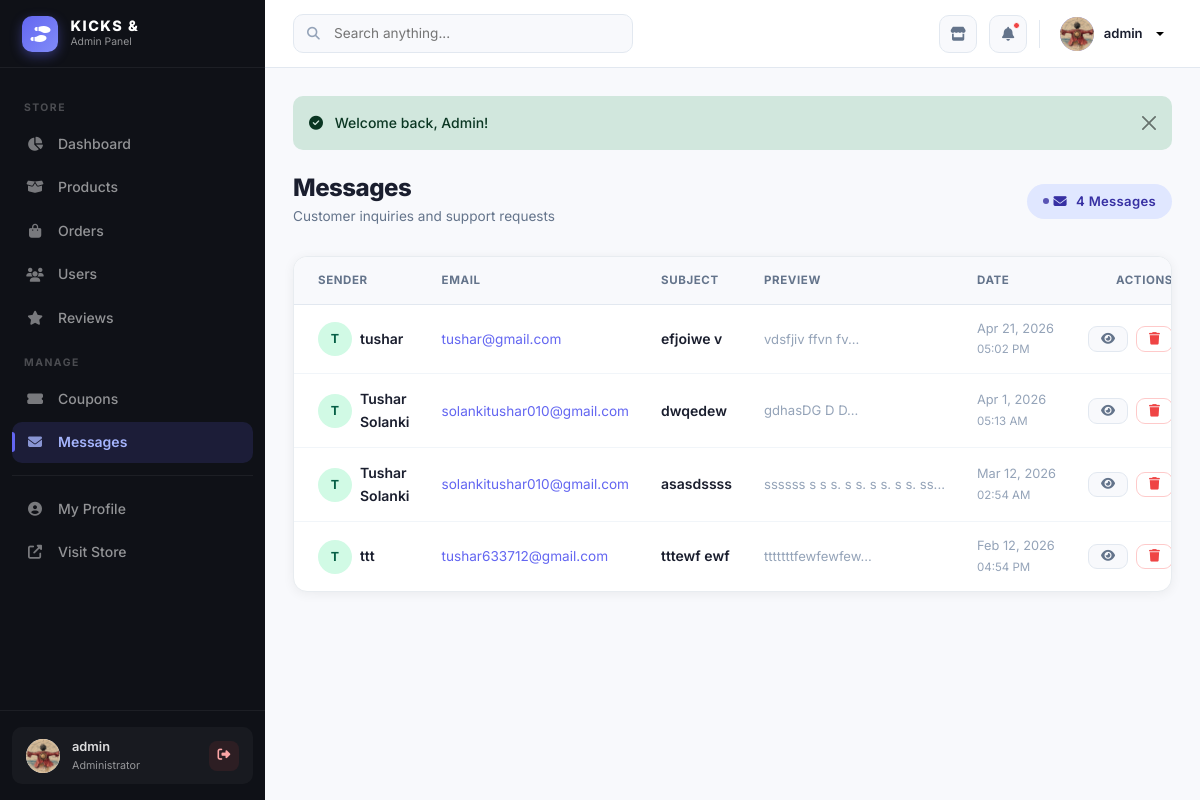
Page /admin/messages.php (signed in) on the committed database.
### tables this page shows
CREATE TABLE `contact_messages` (
  `id` int(11) NOT NULL AUTO_INCREMENT,
  `name` varchar(100) NOT NULL,
  `email` varchar(255) NOT NULL,
  `subject` varchar(255) DEFAULT NULL,
  `message` text NOT NULL,
  `is_read` tinyint(1) DEFAULT 0,
  `created_at` timestamp NOT NULL DEFAULT current_timestamp(),
  PRIMARY KEY (`id`),
  KEY `idx_read` (`is_read`)
);

### includes/db.php (called while the page is built, shortened)
<?php
class Database {
    private $pdo;
    private $stmt;
    public function __construct() {
        try {
            $dsn = "mysql:host=" . DB_HOST . ";dbname=" . DB_NAME . ";charset=utf8mb4";
            $options = [
                PDO::ATTR_ERRMODE => PDO::ERRMODE_EXCEPTION,
                PDO::ATTR_DEFAULT_FETCH_MODE => PDO::FETCH_ASSOC,
                PDO::ATTR_EMULATE_PREPARES => false,
            ];
            $this->pdo = new PDO($dsn, DB_USER, DB_PASS, $options);
        } catch (PDOException $e) {
            if (ENVIRONMENT === 'development') {
                die("Database connection failed: " . $e->getMessage());
            } else {
                die("Database connection failed. Please try again later.");
            }
        }
    }
    public function query($sql, $params = []) {
        try {
            $this->stmt = $this->pdo->prepare($sql);
            $this->stmt->execute($params);
            return $this->stmt;
        } catch (PDOException $e) {
            if (ENVIRONMENT === 'development') {
                throw new Exception("Query failed: " . $e->getMessage());
            } else {
                throw new Exception("Database operation failed.");
            }
        }
    }
    public function fetchAll($sql, $params = []) {
        $this->query($sql, $params);
        return $this->stmt->fetchAll();
    }
}

### admin/messages.php (the view, shortened to what this page needs)
<?php
require_once '../includes/auth.php';
require_once '../includes/db.php';
require_once 'includes/admin-header.php';
require_once 'includes/admin-sidebar.php';
$db = new Database();
$messages = $db->fetchAll("SELECT * FROM contact_messages ORDER BY created_at DESC");
?>
<div class="page-header d-flex flex-column flex-md-row justify-content-between align-items-start align-items-md-center gap-3">
    <div>
        <h1 class="page-title">Messages</h1>
        <p class="page-subtitle">Customer inquiries and support requests</p>
    </div>
    <span class="status-badge badge-indigo" style="font-size:0.82rem;padding:0.45rem 1rem;">
        <i class="fas fa-envelope me-1"></i> <?= count($messages) ?> Messages
    </span>
</div>
<div class="admin-card">
    <div class="table-responsive">
        <table class="admin-table">
            <thead>
                <tr>
                    <th>Sender</th>
                    <th class="d-none d-md-table-cell">Email</th>
                    <th>Subject</th>
                    <th class="d-none d-lg-table-cell">Preview</th>
                    <th class="d-none d-md-table-cell">Date</th>
                    <th class="text-end">Actions</th>
                </tr>
            </thead>
            <tbody>
                <?php if (empty($messages)): ?>
                    <tr>
                        <td colspan="6" class="text-center py-5" style="color:var(--text-muted);">
                            <i class="fas fa-inbox fa-2x d-block mb-2 opacity-25"></i>
                            No messages yet
                        </td>
                    </tr>
                <?php else: ?>
                    <?php foreach ($messages as $msg):
                        $initial = strtoupper(substr($msg['name'], 0, 1));
                    ?>
                        <tr>
                            <td>
                                <div class="d-flex align-items-center gap-2">
                                    <div class="rounded-circle d-flex align-items-center justify-content-center flex-shrink-0 avatar-<?= strtolower($initial) ?>"
                                         style="width:34px;height:34px;font-size:0.78rem;font-weight:700;">
                                        <?= $initial ?>
                                    </div>
                                    <div style="font-weight:600;font-size:0.875rem;"><?= htmlspecialchars($msg['name']) ?></div>
                                </div>
                            </td>
                            <td class="d-none d-md-table-cell">
                                <a href="mailto:<?= htmlspecialchars($msg['email']) ?>"
                                   style="color:var(--accent);text-decoration:none;font-size:0.85rem;">
                                    <?= htmlspecialchars($msg['email']) ?>
                                </a>
                            </td>
                            <td style="font-weight:600;font-size:0.875rem;"><?= htmlspecialchars($msg['subject']) ?></td>
                            <td class="d-none d-lg-table-cell" style="color:var(--text-muted);font-size:0.82rem;max-width:220px;">
                                <span class="text-truncate d-block"><?= htmlspecialchars(substr($msg['message'], 0, 70)) ?>...</span>
                            </td>
                            <td class="d-none d-md-table-cell" style="font-size:0.8rem;color:var(--text-muted);white-space:nowrap;">
                                <?= date('M j, Y', strtotime($msg['created_at'])) ?><br>
                                <span style="font-size:0.72rem;"><?= date('h:i A', strtotime($msg['created_at'])) ?></span>
                            </td>
                            <td class="text-end">
                                <div class="d-flex gap-2 justify-content-end">
                                    <button type="button"
                                            class="btn-ghost"
                                            style="padding:0.35rem 0.75rem;font-size:0.78rem;"
                                            data-bs-toggle="modal"
                                            data-bs-target="#msgModal<?= $msg['id'] ?>"
                                            title="View">
                                        <i class="fas fa-eye"></i>
                                    </button>
                                    <button type="button"
                                            class="btn-danger-ghost delete-msg-btn"
                                            style="padding:0.35rem 0.75rem;font-size:0.78rem;"
                                            data-id="<?= $msg['id'] ?>"
                                            title="Delete">
                                        <i class="fas fa-trash"></i>
                                    </button>
                                </div>
                            </td>
                        </tr>
                    <?php endforeach; ?>
                <?php endif; ?>
            </tbody>
        </table>
    </div>
</div>
<?php require_once 'includes/admin-footer.php'; ?>

### admin/includes/admin-header.php (style rules this page uses)
:root { --sidebar-width: 265px; --header-height: 68px; --sidebar-bg: #0f1117; --sidebar-border: rgba(255,255,255,0.06); --sidebar-text: rgba(255,255,255,0.55); --sidebar-text-hover: rgba(255,255,255,0.9); --sidebar-active-bg: rgba(99,102,241,0.15); --sidebar-active-text: #a5b4fc; --sidebar-active-bar: #6366f1; --content-bg: #f8f9fc; --card-bg: #ffffff; --card-border: #e8ecf0; --card-radius: 14px; --card-shadow: 0 2px 12px rgba(0,0,0,0.06); --accent: #6366f1; --accent-light: #e0e7ff; --text-primary: #1a1e2e; --text-secondary: #64748b; --text-muted: #94a3b8; --border: #e2e8f0; --success: #10b981; --warning: #f59e0b; --danger: #ef4444; --info: #3b82f6; }
*, *::before, *::after { box-sizing: border-box; }
body { font-family: 'Inter', -apple-system, BlinkMacSystemFont, sans-serif; background: var(--content-bg); color: var(--text-primary); font-size: 0.925rem; line-height: 1.6; -webkit-font-smoothing: antialiased; }
.page-header { margin-bottom: 1.75rem; }
.page-title { font-size: 1.5rem; font-weight: 800; color: var(--text-primary); letter-spacing: -0.5px; margin: 0; line-height: 1.2; }
.page-subtitle { font-size: 0.85rem; color: var(--text-secondary); margin: 0.2rem 0 0; }
.admin-card { background: var(--card-bg); border: 1px solid var(--card-border); border-radius: var(--card-radius); box-shadow: var(--card-shadow); overflow: hidden; }
.admin-table { width: 100%; border-collapse: collapse; font-size: 0.875rem; }
.admin-table thead th { background: #f8f9fc; color: var(--text-secondary); font-size: 0.72rem; font-weight: 700; text-transform: uppercase; letter-spacing: 0.6px; padding: 0.875rem 1rem; border-bottom: 1px solid var(--border); white-space: nowrap; }
.admin-table thead th:first-child { padding-left: 1.5rem; border-radius: 0; }
.admin-table thead th:last-child { padding-right: 1.5rem; }
.admin-table tbody td { padding: 0.875rem 1rem; border-bottom: 1px solid #f1f5f9; vertical-align: middle; color: var(--text-primary); }
.admin-table tbody td:first-child { padding-left: 1.5rem; }
.admin-table tbody td:last-child { padding-right: 1.5rem; }
.admin-table tbody tr:last-child td { border-bottom: none; }
.admin-table tbody tr { transition: background 0.15s; }
.status-badge { display: inline-flex; align-items: center; gap: 5px; padding: 3px 10px; border-radius: 20px; font-size: 0.72rem; font-weight: 600; letter-spacing: 0.3px; }
.status-badge::before { content: ''; width: 6px; height: 6px; border-radius: 50%; background: currentColor; opacity: 0.8; }
.badge-indigo { background: #e0e7ff; color: #3730a3; }
.btn-ghost { background: var(--content-bg); color: var(--text-secondary); border: 1px solid var(--border); border-radius: 9px; padding: 0.45rem 1.1rem; font-size: 0.82rem; font-weight: 500; transition: all 0.18s; display: inline-flex; align-items: center; gap: 0.4rem; cursor: pointer; text-decoration: none; }
.btn-danger-ghost { background: transparent; color: var(--danger); border: 1.5px solid #fecaca; border-radius: 9px; padding: 0.4rem 0.9rem; font-size: 0.82rem; font-weight: 600; transition: all 0.18s; display: inline-flex; align-items: center; gap: 0.4rem; cursor: pointer; }
.avatar-s, .avatar-t, .avatar-u { background: #d1fae5; color: #065f46; }

### rows in the picture
contact_messages: name "T", name "tushar", email "tushar@gmail.com", subject "efjoiwe v", message "vdsfjiv ffvn fv", created_at "Apr 21, 2026", created_at "05:02 PM"
contact_messages: name "T", name "Tushar Solanki", email "solankitushar010@gmail.com", subject "dwqedew", message "gdhasDG D D", created_at "Apr 1, 2026", created_at "05:13 AM"
contact_messages: name "T", name "Tushar Solanki", email "solankitushar010@gmail.com", subject "asasdssss", message "ssssss s s s. s s. s s. s s. ss", created_at "Mar 12, 2026", created_at "02:54 AM"
contact_messages: name "T", name "ttt", email "tushar633712@gmail.com", subject "tttewf ewf", message "tttttttfewfewfew", created_at "Feb 12, 2026", created_at "04:54 PM"

### other values in the picture
explode('@', $_SESSION['user_email'] ?? 'admin')[0] "admin"
getFlash('message') "Welcome back, Admin!"
count($messages) "4"
